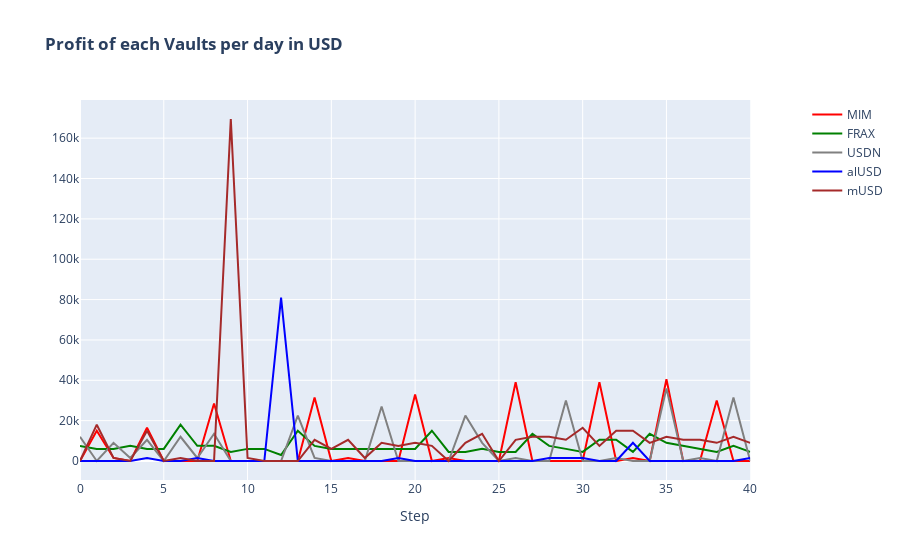

Source (notebook cell):
### Code cell
fig = make_subplots(subplot_titles=('' ), specs=[[{"secondary_y": True}]])

#fig.add_trace(go.Scatter(x=k, y=profit_fund1, line=dict(color='red'), name='USDP  Total'), secondary_y=False)
fig.add_trace(go.Scatter(x=k, y=profit1, line=dict(color='red'), name='MIM'), secondary_y=False)
fig.add_trace(go.Scatter(x=k, y=profit2, line=dict(color='green'), name='FRAX'), secondary_y=False)
fig.add_trace(go.Scatter(x=k, y=profit3, line=dict(color='grey'), name='USDN'), secondary_y=False)
#fig.add_trace(go.Scatter(x=k, y=profit_fund4, line=dict(color='blue'), name='sUSD  Total'), secondary_y=False)
fig.add_trace(go.Scatter(x=k, y=profit4, line=dict(color='blue'), name='alUSD'), secondary_y=False)
fig.add_trace(go.Scatter(x=k, y=profit5, line=dict(color='brown'), name='mUSD'), secondary_y=False)

fig.update_layout(title_text='<b>Profit of each Vaults per day in USD </b>')
fig.update_xaxes(title_text='Step')
fig.show()

### Figure 1 — Plotly figure (JSON) as saved in the notebook; plotly's stock layout.template omitted (floating-point values rounded to 4 significant figures)
{"data": [{"line": {"color": "red"}, "name": "MIM", "type": "scatter", "x": [0, 1, 2, 3, 4, 5, 6, 7, 8, 9, 10, 11, 12, 13, 14, 15, 16, 17, 18, 19, 20, 21, 22, 23, 24, 25, 26, 27, 28, 29, 30, 31, 32, 33, 34, 35, 36, 37, 38, 39, 40], "xaxis": "x", "y": [0, 15000.0, 1500.0, 0, 16500.0, 0, 0, 0, 28500.0, 0, 0, 0, 0, 0, 31500.0, 0, 1500.0, 0, 0, 0, 33000.0, 0, 1500.0, 0, 0, 0, 39000.0, 0, 0, 0, 0, 39000.0, 0, 1500.0, 0, 40500.0, 0, 0, 30000.0, 0, 0], "yaxis": "y"}, {"line": {"color": "green"}, "name": "FRAX", "type": "scatter", "x": [0, 1, 2, 3, 4, 5, 6, 7, 8, 9, 10, 11, 12, 13, 14, 15, 16, 17, 18, 19, 20, 21, 22, 23, 24, 25, 26, 27, 28, 29, 30, 31, 32, 33, 34, 35, 36, 37, 38, 39, 40], "xaxis": "x", "y": [7500.0, 6000.0, 6000.0, 7500.0, 6000.0, 6000.0, 18000.0, 7500.0, 7500.0, 4500.0, 6000.0, 6000.0, 3000.0, 15000.0, 7500.0, 6000.0, 6000.0, 6000.0, 6000.0, 6000.0, 6000.0, 15000.0, 4500.0, 4500.0, 6000.0, 4500.0, 4500.0, 13500.0, 7500.0, 6000.0, 4500.0, 10500.0, 10500.0, 4500.0, 13500.0, 9000.0, 7500.0, 6000.0, 4500.0, 7500.0, 4500.0], "yaxis": "y"}, {"line": {"color": "grey"}, "name": "USDN", "type": "scatter", "x": [0, 1, 2, 3, 4, 5, 6, 7, 8, 9, 10, 11, 12, 13, 14, 15, 16, 17, 18, 19, 20, 21, 22, 23, 24, 25, 26, 27, 28, 29, 30, 31, 32, 33, 34, 35, 36, 37, 38, 39, 40], "xaxis": "x", "y": [12000.0, 0, 9000.0, 1500.0, 10500.0, 0, 12000.0, 1500.0, 13500.0, 0, 0, 0, 0, 22500.0, 1500.0, 0, 0, 0, 27000.0, 0, 0, 0, 0, 22500.0, 9000.0, 0, 1500.0, 0, 0, 30000.0, 0, 0, 1500.0, 0, 0, 36000.0, 0, 1500.0, 0, 31500.0, 0], "yaxis": "y"}, {"line": {"color": "blue"}, "name": "alUSD", "type": "scatter", "x": [0, 1, 2, 3, 4, 5, 6, 7, 8, 9, 10, 11, 12, 13, 14, 15, 16, 17, 18, 19, 20, 21, 22, 23, 24, 25, 26, 27, 28, 29, 30, 31, 32, 33, 34, 35, 36, 37, 38, 39, 40], "xaxis": "x", "y": [0, 0, 0, 0, 1500.0, 0, 0, 1500.0, 0, 0, 0, 0, 81000.0, 0, 0, 0, 0, 0, 0, 1500.0, 0, 0, 0, 0, 0, 0, 0, 0, 1500.0, 1500.0, 1500.0, 0, 0, 9000.0, 0, 0, 0, 0, 0, 0, 1500.0], "yaxis": "y"}, {"line": {"color": "brown"}, "name": "mUSD", "type": "scatter", "x": [0, 1, 2, 3, 4, 5, 6, 7, 8, 9, 10, 11, 12, 13, 14, 15, 16, 17, 18, 19, 20, 21, 22, 23, 24, 25, 26, 27, 28, 29, 30, 31, 32, 33, 34, 35, 36, 37, 38, 39, 40], "xaxis": "x", "y": [0, 18000.0, 1500.0, 0, 15000.0, 0, 1500.0, 0, 0, 169500.0, 1500.0, 0, 0, 0, 10500.0, 6000.0, 10500.0, 1500.0, 9000.0, 7500.0, 9000.0, 7500.0, 0, 9000.0, 13500.0, 0, 10500.0, 12000.0, 12000.0, 10500.0, 16500.0, 7500.0, 15000.0, 15000.0, 9000.0, 12000.0, 10500.0, 10500.0, 9000.0, 12000.0, 9000.0], "yaxis": "y"}], "layout": {"title": {"text": "<b>Profit of each Vaults per day in USD </b>"}, "xaxis": {"anchor": "y", "domain": [0, 0.94], "title": {"text": "Step"}}, "yaxis": {"anchor": "x", "domain": [0, 1]}, "yaxis2": {"anchor": "x", "overlaying": "y", "side": "right"}}}
